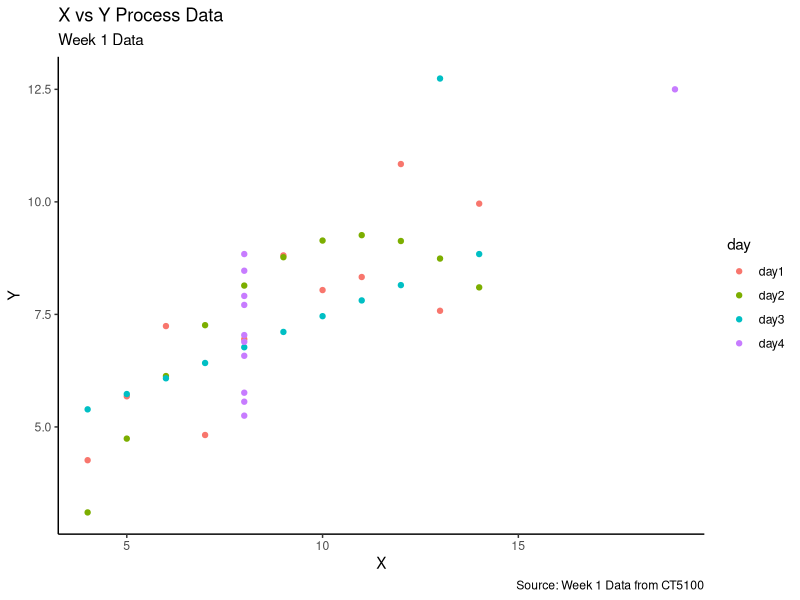
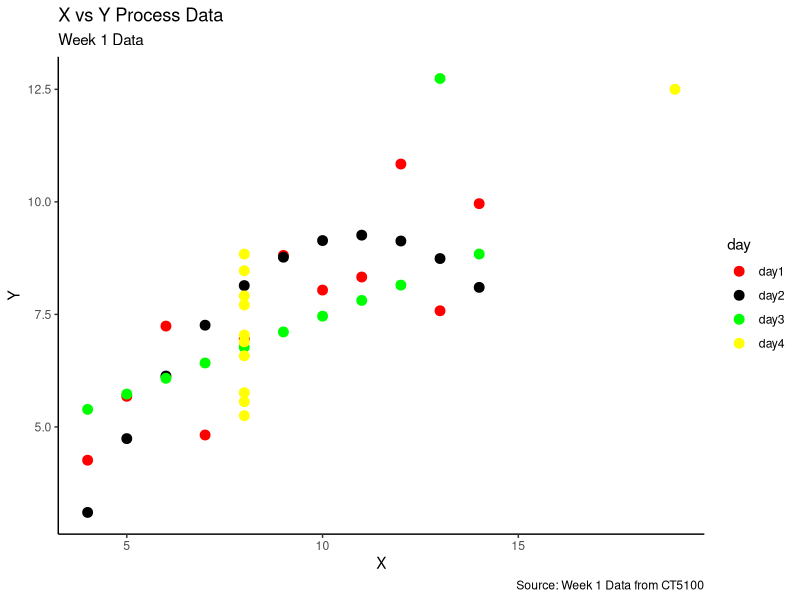
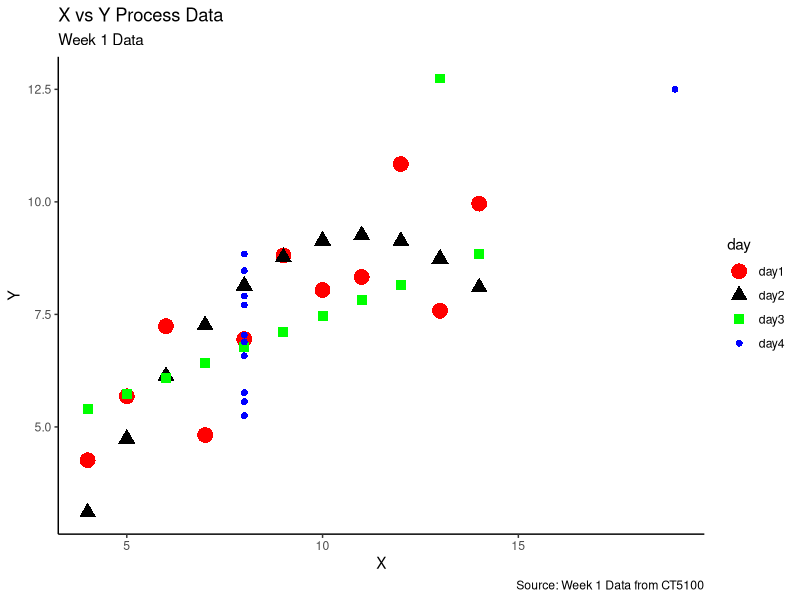
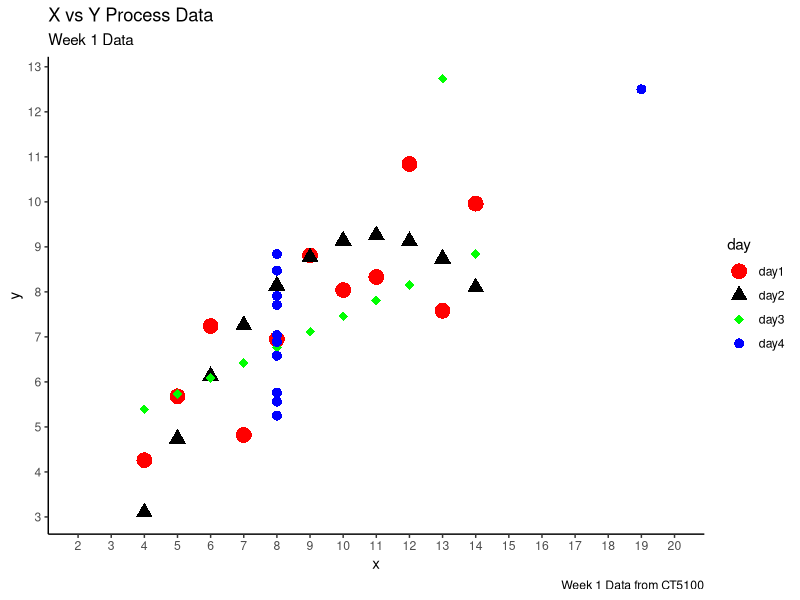
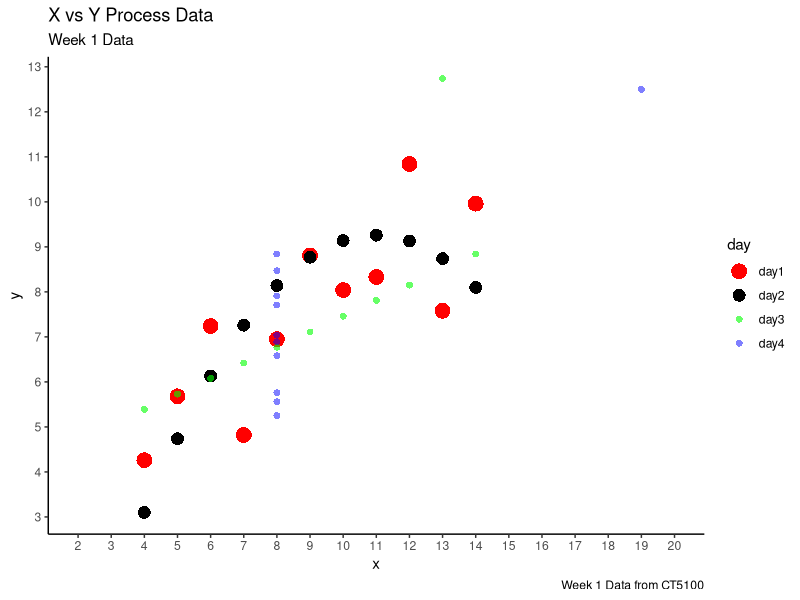

These figures' R source, in order:
## ---- chunk 1
knitr::opts_chunk$set(echo = TRUE)
library(ggplot2)
## ---- chunk 2

#Read from CSV
week1 <- read.csv("week1.csv")

#visualise
gg <- ggplot(data = week1, aes(x=x_values, y = y_values)) +
  geom_point(aes(color = day)) +
  labs(subtitle="Week 1 Data", 
       y="Y", 
       x="X", 
       title="X vs Y Process Data", 
       caption = "Source: Week 1 Data from CT5100") +
  theme_classic()

plot(gg)


## ---- chunk 3

#visualise

gg <- ggplot(data = week1, aes(x=x_values, y = y_values)) +
  geom_point(aes(color = day), size = 3) +
  scale_color_manual(values=c('red', 'black', 'green','yellow')) +  # manually set the colors
  labs(subtitle="Week 1 Data", 
       y="Y", 
       x="X", 
       title="X vs Y Process Data", 
       caption = "Source: Week 1 Data from CT5100") +
  theme_classic()

plot(gg)

## ---- chunk 4

gg <- ggplot(data = week1, aes(x=x_values, y = y_values)) +
  geom_point(aes(color = day, size = day, shape = day)) +
  scale_color_manual(values=c('red', 'black', 'green','blue')) +  # manually set the colors
  scale_shape_manual(values=c(16, 17, 15, 16)) + # manually set the shapes
  scale_size_manual(values=c(5,4,3,2)) + # manually set the sizes using a vector of point sizes
  labs(subtitle="Week 1 Data", 
       y="Y", 
       x="X", 
       title="X vs Y Process Data", 
       caption = "Source: Week 1 Data from CT5100") +
  theme_classic()

plot(gg)


## ---- chunk 5

# Base plot 
gg <- ggplot(week1, aes(x=x_values, y=y_values)) + 
  geom_point(aes(col=day, shape=day, size = day )) +   # Set shape and colour according to day value  ,  size=(2)
  
  scale_shape_manual(values=c(16, 17, 18, 16)) + # manually set the shapes
  
  scale_color_manual(values=c('red', 'black', 'green',"blue")) +  # manually set the colors #7cfc00
  
  scale_size_manual(values=c(5,4,3,3))+ # manually set the sizes using a vector of point sizes

  coord_cartesian(xlim=c(2,20))  + 
   labs(title="X vs Y Process Data", subtitle="Week 1 Data", y="y", x="x", caption="Week 1 Data from CT5100")

gg <-gg +  
  scale_x_continuous(breaks=seq(2, 30, 1)) + 
  scale_y_continuous(breaks=seq(3, 13, 1))

gg + theme_classic()


## ---- chunk 6
# Base plot 
gg <- ggplot(week1, aes(x=x_values, y=y_values)) + 
  geom_point(aes(col=day, shape=day, size = day, alpha = day )) +   # add color, shape , size and alpha in asthetics to change them manually
  
  scale_shape_manual(values=c(16, 16, 16, 16)) + # manually set the shapes
  
  scale_color_manual(values=c('red', 'black', 'green',"blue")) +  # manually set the colors
  
  scale_size_manual(values=c(5,4,2,2))+ # manually set the sizes using a vector of point sizes
  
  scale_alpha_manual(values = c(1,1,.6,.5)) +

  coord_cartesian(xlim=c(2,20))  + 
   labs(title="X vs Y Process Data", subtitle="Week 1 Data", y="y", x="x", caption="Week 1 Data from CT5100")

gg <-gg +  
  scale_x_continuous(breaks=seq(2, 30, 1)) + 
  scale_y_continuous(breaks=seq(3, 13, 1))

gg + theme_classic()

